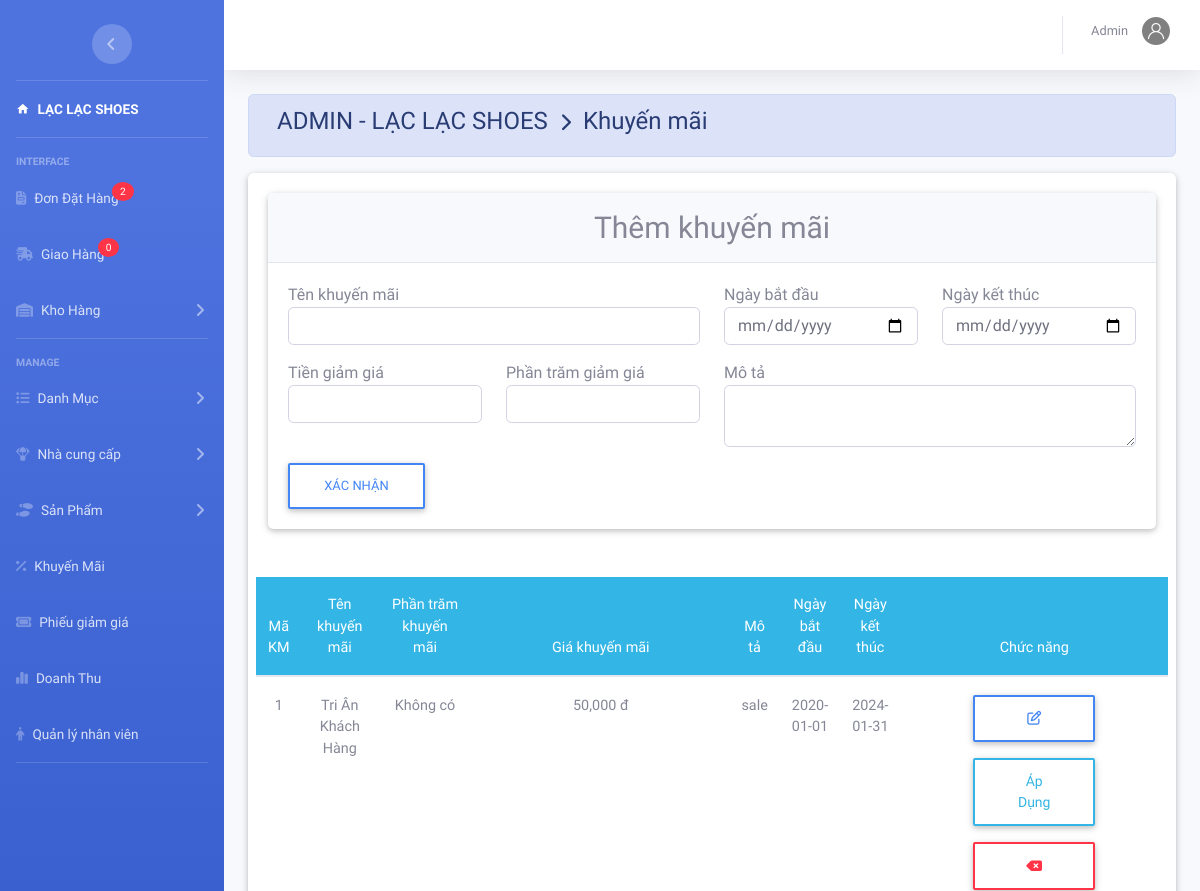
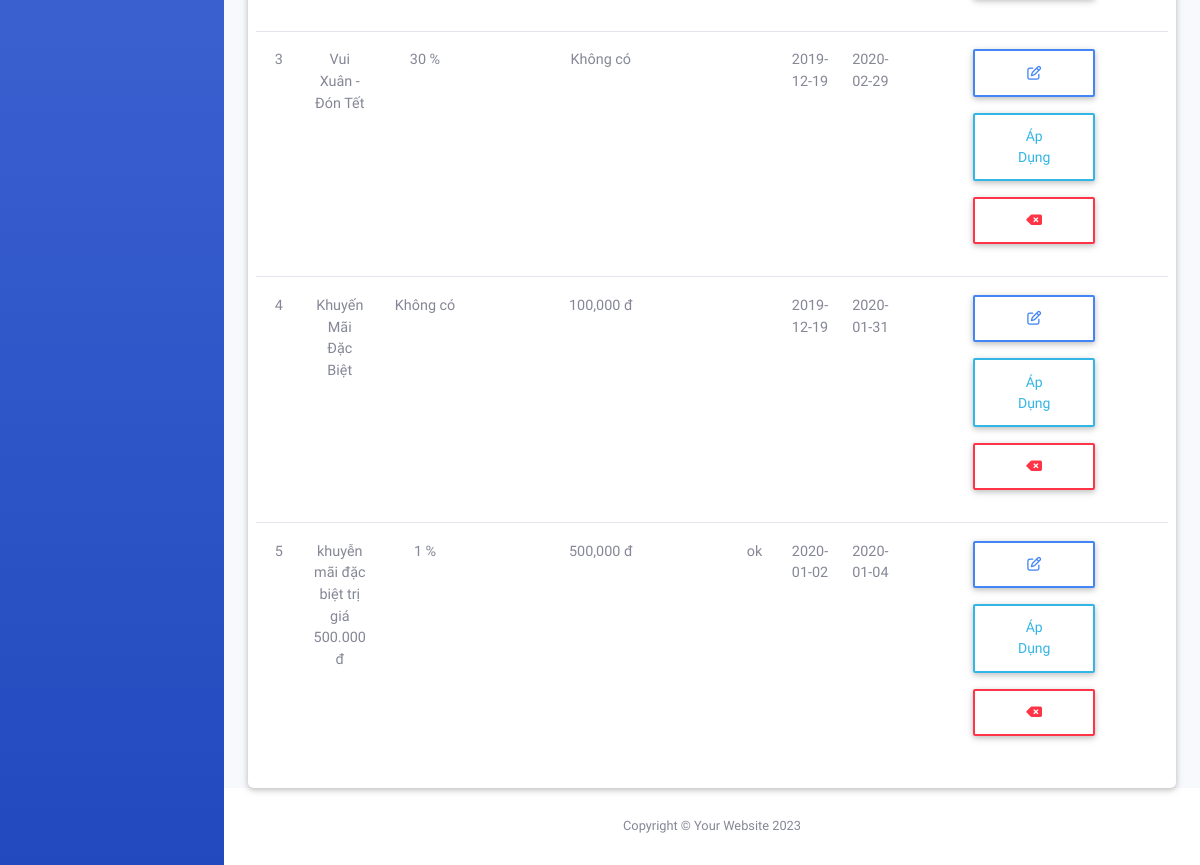
/admin/index.php?action=khuyenmai (signed in), run on the app's committed database (2 pictures, top to bottom).
### tables this page shows
CREATE TABLE `khuyenmai` (
  `MaKM` int(11) NOT NULL,
  `TenKM` varchar(50) DEFAULT NULL,
  `MoTa` varchar(11) DEFAULT NULL,
  `KM_PT` int(5) DEFAULT NULL,
  `TienKM` decimal(10,0) DEFAULT NULL,
  `NgayBD` date DEFAULT NULL,
  `NgayKT` date DEFAULT NULL
);

### admin/khuyenmai/khuyenmai.php (the view)
<?php
$sql = "select * from khuyenmai ";
$rs = mysqli_query($conn, $sql);
?>
<div class="row">
	<table class="table table-hover m-auto text-center">
		<thead class="badge-info" style="font-size: 14px;">
			<tr>
				<th>Mã KM</th>
				<th>Tên khuyến mãi</th>
				<th>Phần trăm khuyến mãi</th>
				<th>Giá khuyến mãi</th>
				<th>Mô tả</th>
				<th>Ngày bắt đầu</th>
				<th>Ngày kết thúc </th>
				<th>Chức năng</th>
			</tr>
		</thead>
		<tbody style="font-size: 12px;">
			<?php $so = 0;
			while ($row = mysqli_fetch_array($rs)) { ?>
				<tr>
					<td><?php echo $row['MaKM']; ?></td>
					<td><?php echo $row['TenKM']; ?></td>
					<td width="100"><?php echo $row['KM_PT'] ? $row['KM_PT'] . ' %' : 'Không có'; ?></td>
					<td width="300"><?php echo $row['TienKM'] ? number_format($row['TienKM']) . ' đ' : 'Không có'; ?></td>
					<td><?php echo $row['MoTa']; ?></td>
					<td><?php echo $row['NgayBD']; ?></td>
					<td><?php echo $row['NgayKT']; ?></td>
					<td width="300">
						<a class="mb-3 btn btn-outline-primary mx-auto w-50 fs-14 text-capitalize d-block" href="index.php?action=khuyenmai&view=sua&makm=<?php echo $row['MaKM']; ?>"><i class="far fa-edit"></i></a>
						<a class="mb-3 btn btn-outline-info mx-auto w-50 fs-14 text-capitalize d-block" href="index.php?action=khuyenmai&view=apply&makm=<?php echo $row['MaKM']; ?>">Áp dụng</a>
						<a class="mb-3 btn btn-outline-danger mx-auto w-50 fs-14 text-capitalize d-block" href="khuyenmai/xuly.php?xoa=xoa&makm=<?php echo $row['MaKM']; ?>"><i class="fas fa-backspace"></i></a>
					</td>
				</tr>
			<?php	} ?>
		</tbody>
	</table>
</div>
</div>
</div>

### admin/template/css/style.css (style rules this page uses)
.fs-14 { font-size: 14px !important; }

### data on the page
khuyenmai: MaKM "1", TenKM "Tri Ân Khách Hàng", KM_PT "Không có", TienKM "50,000", MoTa "sale", NgayBD "2020-01-01", NgayKT "2024-01-31"
khuyenmai: MaKM "3", TenKM "Vui Xuân - Đón Tết", KM_PT "30", shows "Không có", NgayBD "2019-12-19", NgayKT "2020-02-29"
khuyenmai: MaKM "4", TenKM "Khuyến Mãi Đặc Biệt", shows "Không có", TienKM "100,000", NgayBD "2019-12-19", NgayKT "2020-01-31"
khuyenmai: MaKM "5", TenKM "khuyễn mãi đặc biệt trị giá 500.000 đ", KM_PT "1", TienKM "500,000", MoTa "ok", NgayBD "2020-01-02", NgayKT "2020-01-04"

### other printed values
$dem "2"
$dem "0"
$nv['TenNV'] "Admin"
